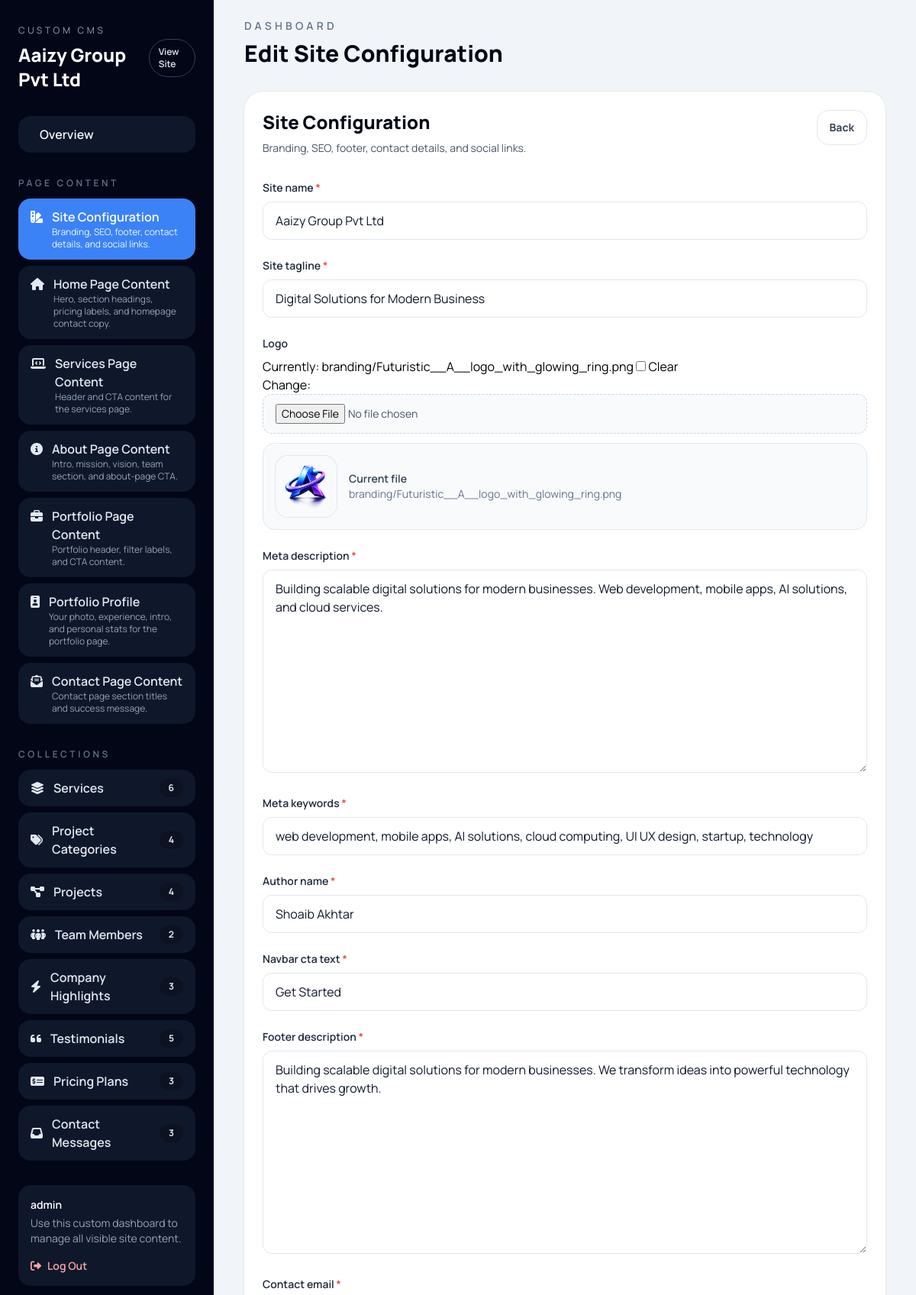
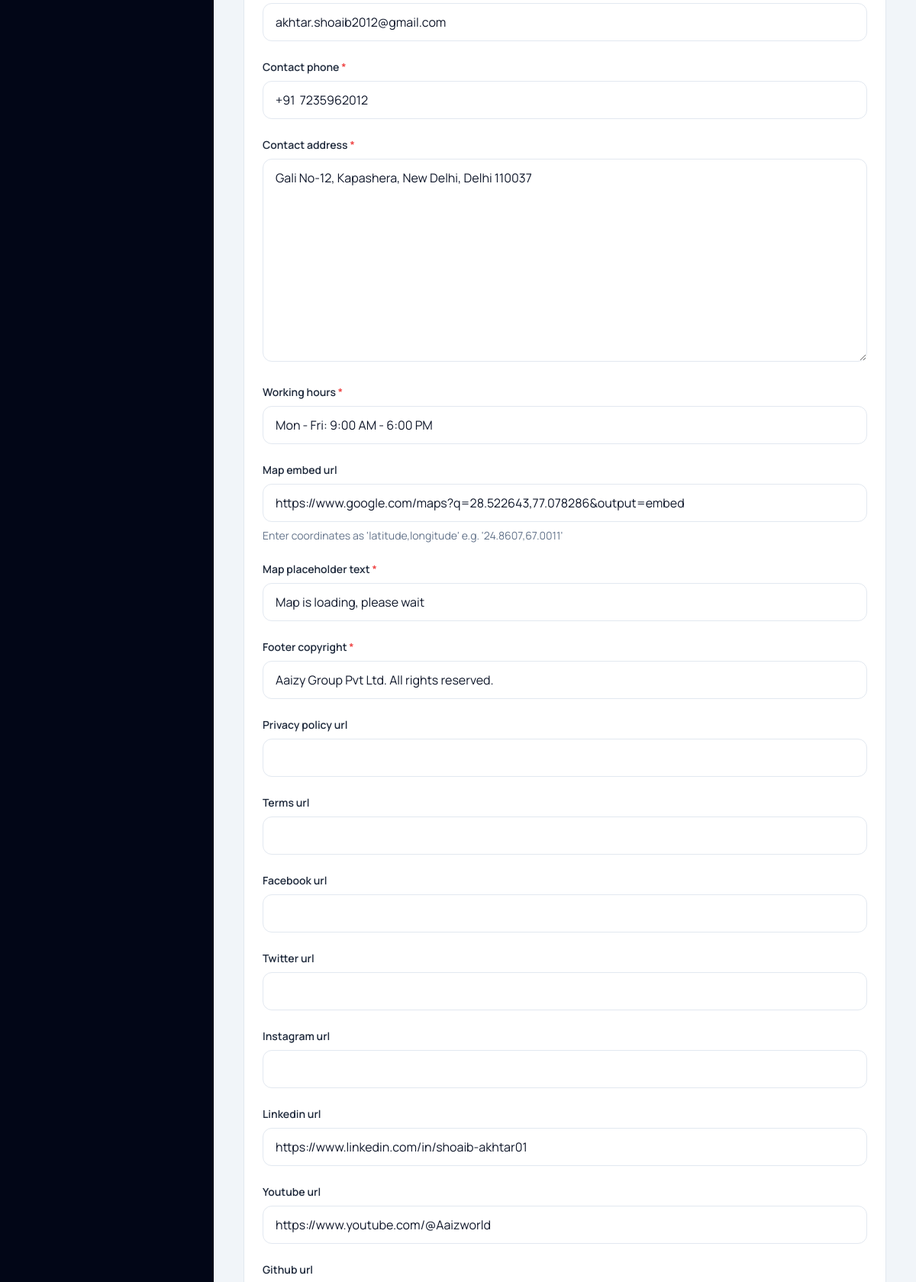
/dashboard/content/site-configuration/ (signed in, upper part), run on the app's committed database (2 pictures, top to bottom).
### core/models.py (models this page shows, shortened)
class SingletonModel(models.Model):
    class Meta:
        abstract = True
    @classmethod
    def load(cls):
        obj, _ = cls.objects.get_or_create(pk=1)
        return obj

class SiteConfiguration(SingletonModel):
    site_name = models.CharField(max_length=100, default="TechNova")
    site_tagline = models.CharField(
        max_length=200, default="Digital Solutions for Modern Business"
    )
    logo = models.ImageField(upload_to="branding/", blank=True, null=True)
    meta_description = models.TextField(
        default=(
            "Building scalable digital solutions for modern businesses. "
            "Web development, mobile apps, AI solutions, and cloud services."
        )
    )
    meta_keywords = models.CharField(
        max_length=300,
        default=(
            "web development, mobile apps, AI solutions, cloud computing, "
            "UI UX design, startup, technology"
        ),
    )
    author_name = models.CharField(max_length=100, default="TechNova")
    navbar_cta_text = models.CharField(max_length=50, default="Get Started")
    footer_description = models.TextField(
        default=(
            "Building scalable digital solutions for modern businesses. "
            "We transform ideas into powerful technology that drives growth."
        )
    )
    contact_email = models.EmailField(default="hello@technova.com")
    contact_phone = models.CharField(max_length=50, default="+1 (555) 123-4567")
    contact_address = models.TextField(
        default="123 Tech Street, Suite 100, San Francisco, CA 94105"
    )
    working_hours = models.CharField(
        max_length=100, default="Mon - Fri: 9:00 AM - 6:00 PM"
    )
    map_embed_url = models.CharField(
        max_length=100,
        blank=True,
        help_text="Enter coordinates as 'latitude,longitude' e.g. '24.8607,67.0011'",
    )
    map_placeholder_text = models.CharField(
        max_length=150, default="Set map coordinates in admin panel."
    )
    footer_copyright = models.CharField(
        max_length=200, default="TechNova. All rights reserved."
    )
    privacy_policy_url = models.URLField(blank=True)
    terms_url = models.URLField(blank=True)
    facebook_url = models.URLField(blank=True)
    twitter_url = models.URLField(blank=True)
    instagram_url = models.URLField(blank=True)
    linkedin_url = models.URLField(blank=True)
    youtube_url = models.URLField(blank=True)
    github_url = models.URLField(blank=True)
    class Meta:
        verbose_name = "Site Configuration"
        verbose_name_plural = "Site Configuration"

### core/dashboard_views.py (the view)
@dashboard_required
def singleton_edit(request, key):
    config = SINGLETON_CONFIGS.get(key)
    if not config:
        raise Http404("Unknown dashboard section.")
    obj = config["model"].load()
    form = config["form"](request.POST or None, request.FILES or None, instance=obj)
    if request.method == "POST" and form.is_valid():
        form.save()
        messages.success(request, f"{config['label']} updated successfully.")
        return redirect("dashboard_singleton_edit", key=key)
    context = _dashboard_context(key, f"Edit {config['label']}")
    context.update(
        {
            "section_label": config["label"],
            "section_description": config["description"],
            "form": form,
            "back_url": reverse("dashboard_home"),
            "submit_label": "Save Changes",
        }
    )
    return render(request, "dashboard/form.html", context)

### core/context_processors.py (called while the page is built)
def site_content(request):
    return {
        "site_config": SiteConfiguration.load(),
        "current_year": datetime.now().year,
    }

### core/dashboard_views.py (called while the page is built)
def dashboard_required(view_func):
    @wraps(view_func)
    def wrapped(request, *args, **kwargs):
        if not request.user.is_authenticated:
            return redirect_to_login(request.get_full_path(), reverse("dashboard_login"))
        if not request.user.is_staff:
            logout(request)
            messages.error(request, "This account does not have dashboard access.")
            return redirect("dashboard_login")
        return view_func(request, *args, **kwargs)
    return wrapped

def _dashboard_context(active_key, page_title):
    return {
        "page_title": page_title,
        "dashboard_singletons": _singleton_sections(active_key),
        "dashboard_collections": _collection_sections(active_key),
        "active_key": active_key,
    }

def _singleton_sections(active_key):
    sections = []
    for key, config in SINGLETON_CONFIGS.items():
        sections.append(
            {
                "key": key,
                "label": config["label"],
                "description": config["description"],
                "icon": config["icon"],
                "url": reverse("dashboard_singleton_edit", kwargs={"key": key}),
                "active": active_key == key,
            }
        )
    return sections

def _collection_sections(active_key):
    sections = []
    for key, config in COLLECTION_CONFIGS.items():
        sections.append(
            {
                "key": key,
                "label": config["label"],
                "description": config["description"],
                "icon": config["icon"],
                "url": reverse("dashboard_collection_list", kwargs={"key": key}),
                "count": config["model"].objects.count(),
                "active": active_key == key,
            }
        )
    return sections

### core/forms.py (called while the page is built)
def build_styled_modelform(model):
    class BaseStyledModelForm(forms.ModelForm):
        def __init__(self, *args, **kwargs):
            super().__init__(*args, **kwargs)
            _apply_form_styles(self)
    meta = type("Meta", (), {"model": model, "fields": "__all__"})
    return type(
        f"{model.__name__}DashboardForm", (BaseStyledModelForm,), {"Meta": meta}
    )

### templates/dashboard/form.html (shortened to what this page needs)
{% extends 'dashboard/base.html' %}
{% block dashboard_content %}
<section class="rounded-3xl bg-white p-6 shadow-sm ring-1 ring-slate-200">
    <div class="flex flex-col gap-3 sm:flex-row sm:items-start sm:justify-between">
        <div>
            <h3 class="text-2xl font-extrabold text-slate-950">{{ section_label }}</h3>
            <p class="mt-2 max-w-2xl text-sm text-slate-600">{{ section_description }}</p>
        </div>
        <a href="{{ back_url }}" class="inline-flex items-center rounded-2xl border border-slate-200 px-4 py-3 text-sm font-bold text-slate-700 transition hover:border-slate-300 hover:bg-slate-50">
            Back
        </a>
    </div>
    <form method="post" class="mt-8 space-y-6" {% if form.is_multipart %}enctype="multipart/form-data"{% endif %}>
        {% for field in form %}
        <div>
            <label for="{{ field.id_for_label }}" class="mb-2 block text-sm font-semibold text-slate-800">
                {{ field.label }}
                {% if field.field.required %}
                <span class="text-red-500">*</span>
                {% endif %}
            </label>
            {% if field.field.widget.input_type == 'checkbox' %}
            <label class="inline-flex items-center gap-3 rounded-2xl border border-slate-200 bg-slate-50 px-4 py-3 text-sm font-medium text-slate-700">
                {{ field }}
                <span>Enable this option</span>
            </label>
            {% else %}
            {{ field }}
            {% endif %}
            {% if field.help_text %}
            <p class="mt-2 text-sm text-slate-500">{{ field.help_text }}</p>
            {% endif %}
            {% if field.value and field.field.widget.input_type == 'file' %}
            <div class="mt-3 flex items-center gap-4 rounded-2xl border border-slate-200 bg-slate-50 p-4">
                {% if field.value.url %}
                <img src="{{ field.value.url }}" alt="{{ field.label }}" class="h-20 w-20 rounded-2xl object-cover ring-1 ring-slate-200">
                {% endif %}
                <div class="text-sm text-slate-500">
                    <div class="font-semibold text-slate-700">Current file</div>
                    <div>{{ field.value.name|default:field.value }}</div>
                </div>
            </div>
            {% endif %}
        </div>
        {% endfor %}
    </form>
</section>
{% endblock %}

### templates/dashboard/base.html (shortened to what this page needs)
<!DOCTYPE html>
<html lang="en">
<head>
    <script src="https://cdn.tailwindcss.com"></script>
    <link rel="stylesheet" href="https://cdnjs.cloudflare.com/ajax/libs/font-awesome/6.4.0/css/all.min.css">
</head>
<body class="bg-slate-100 text-slate-90">
    <div class="min-h-screen lg:grid lg:grid-cols-[280px_minmax(0,1fr)]">
        <aside class="bg-slate-950 text-white px-6 py-8">
            <div class="flex items-center justify-between gap-4">
                <div>
                    <p class="text-xs uppercase tracking-[0.3em] text-slate-400">Custom CMS</p>
                    <h1 class="mt-2 text-2xl font-extrabold">{{ site_config.site_name }}</h1>
                </div>
                <a href="{% url 'home' %}" class="rounded-full border border-slate-700 px-3 py-2 text-xs font-semibold text-slate-200 transition hover:border-slate-500 hover:text-white">
                    View Site
                </a>
            </div>
            <a href="{% url 'dashboard_home' %}" class="mt-8 flex items-center gap-3 rounded-2xl px-4 py-3 {% if active_key == 'dashboard' %}bg-white text-slate-950{% else %}bg-slate-900 text-slate-100 hover:bg-slate-800{% endif %}">
                <span class="font-semibold">Overview</span>
            </a>
            <div class="mt-8">
                <p class="text-xs font-semibold uppercase tracking-[0.3em] text-slate-500">Page Content</p>
                <div class="mt-3 space-y-2">
                    {% for section in dashboard_singletons %}
                    <a href="{{ section.url }}" class="flex items-start gap-3 rounded-2xl px-4 py-3 transition {% if section.active %}bg-blue-500 text-white{% else %}bg-slate-900 text-slate-200 hover:bg-slate-800{% endif %}">
                        <i class="{{ section.icon }} mt-1"></i>
                        <span>
                            <span class="block font-semibold">{{ section.label }}</span>
                            <span class="block text-xs {% if section.active %}text-blue-50{% else %}text-slate-400{% endif %}">{{ section.description }}</span>
                        </span>
                    </a>
                    {% endfor %}
                </div>
            </div>
            <div class="mt-8">
                <p class="text-xs font-semibold uppercase tracking-[0.3em] text-slate-500">Collections</p>
                <div class="mt-3 space-y-2">
                    {% for section in dashboard_collections %}
                    <a href="{{ section.url }}" class="flex items-center justify-between rounded-2xl px-4 py-3 transition {% if section.active %}bg-emerald-500 text-white{% else %}bg-slate-900 text-slate-200 hover:bg-slate-800{% endif %}">
                        <span class="flex items-center gap-3">
                            <i class="{{ section.icon }}"></i>
                            <span class="font-semibold">{{ section.label }}</span>
                        </span>
                        <span class="rounded-full bg-black/20 px-3 py-1 text-xs font-bold">{{ section.count }}</span>
                    </a>
                    {% endfor %}
                </div>
            </div>
            <div class="mt-8 rounded-2xl bg-slate-900 p-4 text-sm text-slate-300">
                <p class="font-semibold text-white">{{ request.user.get_username }}</p>
                <p class="mt-1 text-slate-400">Use this custom dashboard to manage all visible site content.</p>
                <a href="{% url 'dashboard_logout' %}" class="mt-4 inline-flex items-center gap-2 text-sm font-semibold text-red-300 transition hover:text-red-200">
                    <i class="fas fa-right-from-bracket"></i>
                    Log Out
                </a>
            </div>
        </aside>
        <main class="px-4 py-6 sm:px-8 lg:px-10">
            <div class="mx-auto max-w-7xl">
                <div class="flex flex-col gap-3 sm:flex-row sm:items-end sm:justify-between">
                    <div>
                        <p class="text-sm font-semibold uppercase tracking-[0.3em] text-slate-500">Dashboard</p>
                        <h2 class="mt-2 text-3xl font-extrabold text-slate-950">{{ page_title }}</h2>
                    </div>
                </div>
                <div class="mt-8">
                    {% block dashboard_content %}{% endblock %}
                </div>
            </div>
        </main>
    </div>
</body>
</html>

### templates/dashboard/base.html (style rules this page uses)
body { font-family: 'Manrope', sans-serif; }

### data on the page
SiteConfiguration: site_name "Aaizy Group Pvt Ltd", form "Aaizy Group Pvt Ltd" "Digital Solutions for Modern Business" "Building scalable digital solutions for modern businesses. Web development, mobile apps, AI solutions, and cloud services." "web development, mobile apps, AI solutions, cloud computing, UI UX design, startup, technology" "Shoaib Akhtar" "Get Started" "Building scalable digital solutions for modern businesses. We transform ideas into powerful technology that drives growth." "akhtar.shoaib2012@gmail.com" "+91 7235962012" "Gali No-12, Kapashera, New Delhi, Delhi 110037" "Mon - Fri: 9:00 AM - 6:00 PM" "https://www.google.com/maps?q=28.522643,77.078286&output=embed" "Map is loading, please wait" "Aaizy Group Pvt Ltd. All rights reserved." "https://www.linkedin.com/in/shoaib-akhtar01" "https://www.youtube.com/@Aaizworld", value.name "branding/Futuristic__A__logo_with_glowing_ring.png"

### other printed values
{{ section.label }} "Site Configuration" "Home Page Content" "Services Page Content" "About Page Content" "Portfolio Page Content" "Portfolio Profile" "Contact Page Content"
{{ section.description }} "Branding, SEO, footer, contact details, and social links." "Hero, section headings, pricing labels, and homepage contact copy." "Header and CTA content for the services page." "Intro, mission, vision, team section, and about-page CTA." "Portfolio header, filter labels, and CTA content." "Your photo, experience, intro, and personal stats for the portfolio page." "Contact page section titles and success message."
{{ section.label }} "Services" "Project Categories" "Projects" "Team Members" "Company Highlights" "Testimonials" "Pricing Plans" "Contact Messages"
{{ section.count }} "6" "4" "4" "2" "3" "5" "3" "3"
{{ request.user.get_username }} "admin"
{{ page_title }} "Edit Site Configuration"
{{ section_label }} "Site Configuration"
{{ section_description }} "Branding, SEO, footer, contact details, and social links."
{{ field.label }} "Site name" "Site tagline" "Logo" "Meta description" "Meta keywords" "Author name" "Navbar cta text" "Footer description" "Contact email" "Contact phone" "Contact address" "Working hours" "Map embed url" "Map placeholder text" "Footer copyright" "Privacy policy url" "Terms url" "Facebook url" "Twitter url" "Instagram url" "Linkedin url" "Youtube url" "Github url"
{{ field.help_text }} "Enter coordinates as 'latitude,longitude' e.g. '24.8607,67.0011'"
